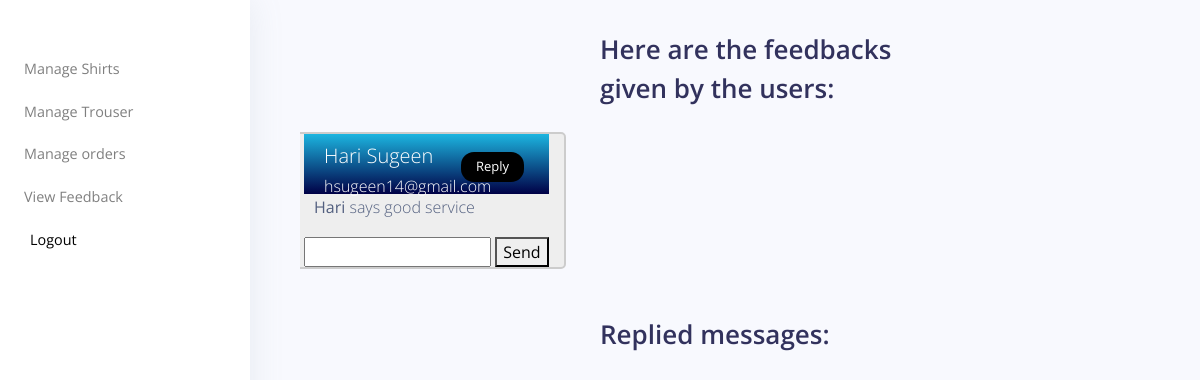
Screenshot of /FRONTEND/ADMIN/feedbacks.php (signed in) with the database file from the repository.
### tables this page shows
CREATE TABLE `feedbacks_tbl` (
  `SenderFname` varchar(50) NOT NULL,
  `SenderLname` varchar(50) NOT NULL,
  `SenderMail` varchar(100) NOT NULL,
  `SenderMessage` longtext NOT NULL,
  `QID` int(20) NOT NULL,
  `status` varchar(50) DEFAULT 'pending',
  `replyMsg` varchar(200) DEFAULT NULL
);

### FRONTEND/ADMIN/feedbacks.php (the view, shortened to what this page needs)
<?php
require '../../Includes/connection.php';
?>
<!DOCTYPE html>
<html>
<head>
</head>
<link rel="stylesheet" href="../../CSS/ADMIN/feedback.admin.css" type="text/css">
<link href="../../assets/vendor/nucleo/css/nucleo.css" rel="stylesheet">
<link href="../../assets/vendor/@fortawesome/fontawesome-free/css/all.min.css" rel="stylesheet">
<link type="text/css" href="../../assets/css/argon.css" rel="stylesheet">
<body>
<?php if (isset($_SESSION['admin_'])) {
  require '../../Includes/admin.navbar.php';
$sql= "SELECT * FROM feedbacks_tbl WHERE status='pending'";
$records= mysqli_query($conn, $sql);
?>
    <div class="cont">
      <div class="main"><br>
      <h1>Here are the feedbacks given by the users:</h1></div>
  <div class="main">
            <?php
             while($row= mysqli_fetch_array($records))
             {
                echo '  <form  action="../../PHP/ADMIN/admin.reply-mail.php?action=reply&qid='.$row['QID'].'" method="post"><div class="container">
                 <div class="sender">
                  <p><span>'.$row['SenderFname'].' '.$row['SenderLname'].'</span><br>'.$row['SenderMail'].'</p>
                  <label for="reply-feedbacks">Reply</label>
                  </div>
                  <p><b>'.ucfirst($row['SenderFname']).'</b> says '.$row['SenderMessage'].'</p>
                  <input type="text" name="reply-text"  value="'.$row['replyMsg'].'">
                <button type="submit" name="send-reply">Send</button>
                  <input type="hidden" name="qid_" value="'.$row['QID'].'">
                  </div>
                  </form>';
               }
             ?>
</div>
            <div class="main"><br>
            <h1>Replied messages:</h1>
            <?php
          $sql= "SELECT * FROM feedbacks_tbl WHERE status='replied'";
          if($records= mysqli_query($conn, $sql)){
            if (mysqli_num_rows($records)<1) {
              ?>
              <div class="main"><br>
            </div>
              <?php
            }
          }
           ?>
    </div>
    </div>
  <?php }
  elseif (!isset($_SESSION['admin_'])) {
    header("location:index.php");
  }
     ?>
</body>
</html>

### CSS/ADMIN/feedback.admin.css (style rules this page uses)
.cont { max-width: 100%; margin-left: 25%; }
.container { border: 2px solid #ccc; background-color: #eee; border-radius: 5px; margin: 16px 10px; width: 100%; overflow: hidden; }
.container span { font-size: 20px; margin-right: 15px; text-transform: capitalize; }
.container p { padding: 0px 10px; }
.container .sender { top: 0; margin: 0; padding: 5px 10px; width: 100%; height: 60px; background: #000046; background: linear-gradient(to bottom, #1CB5E0, #000046); color: white; display: flex; position: relative; }
.container .sender label { position: absolute; margin: 0; right: 10%; transform: translateY(13px); color: white; font-size: 13px; padding: 5px 15px ; background-color: black; border-radius: 13px; }
.main { overflow: hidden; display: grid; grid-template-columns: repeat(3, minmax(300px, 1fr)); justify-items:start; justify-content: center; align-items: stretch; grid-gap: 13px; grid-template-rows: auto ; }

### rows the page displays
feedbacks_tbl: SenderFname "Hari", SenderLname "Sugeen", SenderMail "hsugeen14@gmail.com", SenderMessage "good service"
